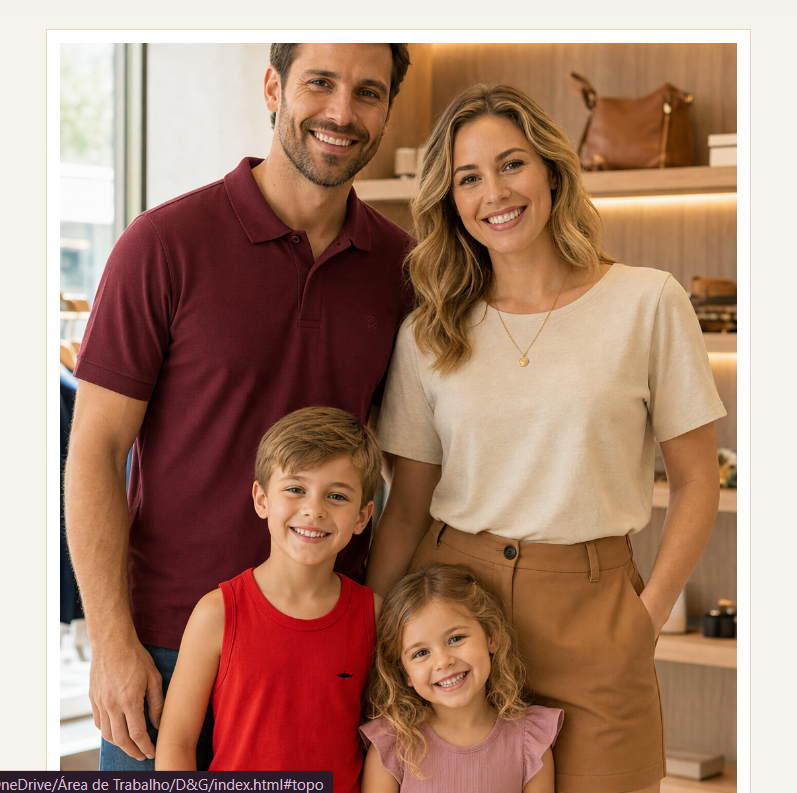
#> input picture assets/_img1.png, 797 x 793 px; its folder holds only this picture in this run
$ python vary_backgrounds.py ../assets/_img1.png
#> lines starting #> are read from the running program, lines starting #| are printed output that depends on the picture; after the words box and inside, x2 and y2 are one past the last pixel; in counts of white or black regions, pixels touching at a corner belong together
"""
Replace studio backgrounds with VARIED gradients (angles / radial).
Fast NumPy version — no rembg required.
"""
from __future__ import annotations

import hashlib
import math
import sys
from pathlib import Path

import numpy as np
from PIL import Image

ROOT = Path(__file__).resolve().parent.parent
ASSETS = ROOT / "assets"

WINE_DEEP = (110, 14, 20)
WINE_TOP = (138, 16, 24)
WINE_MID = (196, 30, 42)
WINE_SOFT = (224, 70, 80)
GOLD = (201, 167, 106)
CREAM = (246, 242, 238)
WHITE = (255, 252, 249)

PALETTES = [
    [(0.0, WINE_DEEP), (0.4, WINE_MID), (1.0, CREAM)],
    [(0.0, CREAM), (0.55, WINE_MID), (1.0, WINE_DEEP)],
    [(0.0, WINE_TOP), (0.35, WINE_SOFT), (0.7, GOLD), (1.0, CREAM)],
    [(0.0, WINE_MID), (0.5, CREAM), (1.0, WHITE)],
    [(0.0, WINE_DEEP), (0.5, GOLD), (1.0, CREAM)],
    [(0.0, CREAM), (0.45, GOLD), (1.0, WINE_TOP)],
]

STYLES = [
    ("linear", 0),
    ("linear", 15),
    ("linear", 30),
    ("linear", 45),
    ("linear", 60),
    ("linear", 90),
    ("linear", 120),
    ("linear", 135),
    ("linear", 180),
    ("linear", 225),
    ("linear", 270),
    ("linear", 315),
    ("radial", 0.5, 0.35),
    ("radial", 0.3, 0.3),
    ("radial", 0.7, 0.25),
    ("radial", 0.5, 0.7),
    ("radial", 0.2, 0.8),
    ("radial", 0.8, 0.6),
]


def style_for_name(name: str):
    idx = int(hashlib.md5(name.encode()).hexdigest()[:8], 16)
    return STYLES[idx % len(STYLES)], idx % len(PALETTES)


def colorize_field(t: np.ndarray, stops) -> np.ndarray:
    """Map scalar field t (0..1) to RGB using color stops. Returns HxWx3 uint8."""
    out = np.zeros(t.shape + (3,), dtype=np.float32)
    t = np.clip(t, 0.0, 1.0)
    for i in range(len(stops) - 1):
        t0, c0 = stops[i]
        t1, c1 = stops[i + 1]
        mask = (t >= t0) & (t <= t1)
        if not np.any(mask):
            continue
        u = (t[mask] - t0) / max(t1 - t0, 1e-6)
        for ch in range(3):
            out[..., ch][mask] = c0[ch] + (c1[ch] - c0[ch]) * u
    # edges
    out[t <= stops[0][0]] = stops[0][1]
    out[t >= stops[-1][0]] = stops[-1][1]
    return np.clip(out, 0, 255).astype(np.uint8)


def linear_gradient(h: int, w: int, angle_deg: float, palette_idx: int) -> np.ndarray:
    stops = PALETTES[palette_idx % len(PALETTES)]
    yy, xx = np.mgrid[0:h, 0:w].astype(np.float32)
    ang = math.radians(angle_deg)
    # project onto angle axis
    proj = xx * math.cos(ang) + yy * math.sin(ang)
    t = (proj - proj.min()) / max(float(proj.max() - proj.min()), 1e-6)
    return colorize_field(t, stops)


# [8 lines left out: function radial_gradient, not called in this run]


def studio_bg_mask(rgb: np.ndarray) -> np.ndarray:
    """Float mask 0..1 — high where pixel looks like wine/cream studio backdrop."""
    r = rgb[..., 0].astype(np.float32)
    g = rgb[..., 1].astype(np.float32)
    b = rgb[..., 2].astype(np.float32)
    mask = np.zeros(r.shape, dtype=np.float32)

    cream = (r > 210) & (g > 200) & (b > 190) & (np.abs(r - g) < 30) & (np.abs(g - b) < 30)
    wine = (r > 70) & (r > g + 25) & (r > b + 25) & (g < 120) & (b < 120)
    wine_deep = wine & (g < 90) & (b < 90)
    soft = (r > 140) & (r < 230) & (g > 40) & (g < 140) & (b > 40) & (b < 140) & (r > g) & (r > b)
    soft = soft & ((r - np.minimum(g, b)) / np.maximum(r, 1) > 0.25)

    mask[cream] = 1.0
    mask[wine_deep] = 0.92
    mask[wine & ~wine_deep] = 0.65
    mask[soft] = np.maximum(mask[soft], 0.55)

    # blur soft edges
    from PIL import ImageFilter

    m_img = Image.fromarray((mask * 255).astype(np.uint8), mode="L")
    m_img = m_img.filter(ImageFilter.GaussianBlur(radius=8))
    return np.asarray(m_img, dtype=np.float32) / 255.0


def rebackground(path: Path) -> str:
    img = Image.open(path).convert("RGB")
    rgb = np.asarray(img)
    h, w = rgb.shape[:2]
    style, palette = style_for_name(path.name)
    if style[0] == "linear":
        bg = linear_gradient(h, w, float(style[1]), palette)
    else:
        bg = radial_gradient(h, w, float(style[1]), float(style[2]), palette)

    alpha = studio_bg_mask(rgb)[..., None]
    out = (bg.astype(np.float32) * alpha + rgb.astype(np.float32) * (1.0 - alpha)).astype(np.uint8)
    result = Image.fromarray(out, mode="RGB")
    if path.suffix.lower() in {".jpg", ".jpeg"}:
        result.save(path, quality=92, optimize=True)
    else:
        result.save(path, optimize=True)
    return f"{style[0]}{list(style[1:])} pal={palette}"


def list_targets(argv):
    only = [a for a in argv if not a.startswith("--")]
    if only:
        return only
    names = []
    for f in sorted(ASSETS.iterdir()):
        if f.is_file() and f.name.startswith(("fem-", "masc-", "inf-")) and f.suffix.lower() in {
            ".jpg",
            ".jpeg",
            ".png",
            ".webp",
        }:
            names.append(f.name)
    return names


def main() -> int:
    targets = list_targets(sys.argv[1:])
    print(f"Varying backgrounds on {len(targets)} image(s)…", flush=True)
    ok = fail = 0
    for name in targets:
        path = ASSETS / name
        print(f"> {name}", flush=True)
        try:
            label = rebackground(path)
#> after the loop in colorize_field, `for i in range(len(stops) - 1):`:
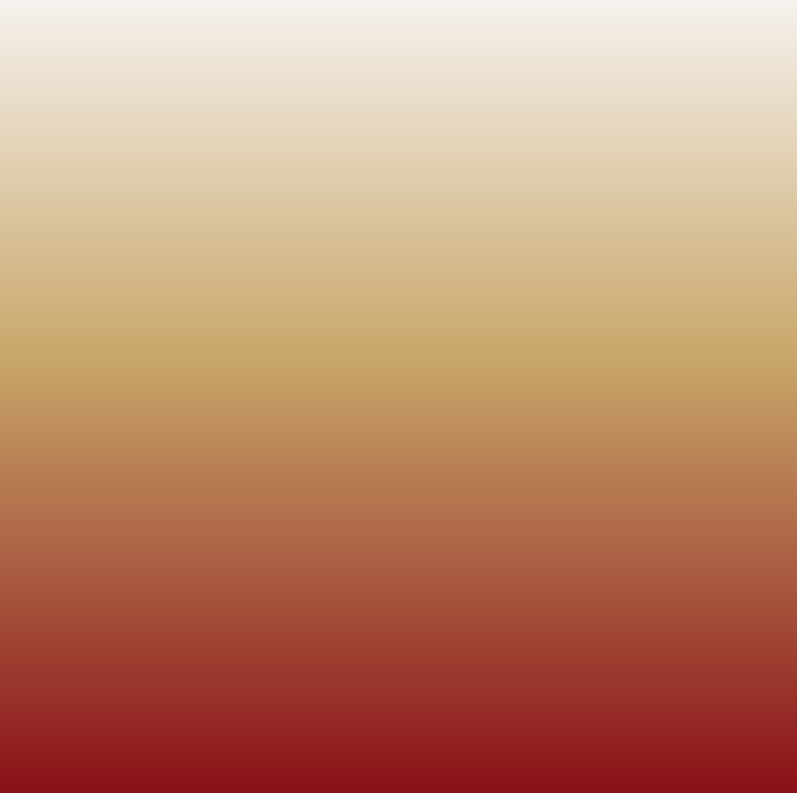
#> out: shape (793, 797, 3) float32; mean of channels 0, 1, 2 193.8, 142.3, 113.1; drawn as R, G, B
#> in studio_bg_mask, `g = rgb[..., 1].astype(np.float32)`:
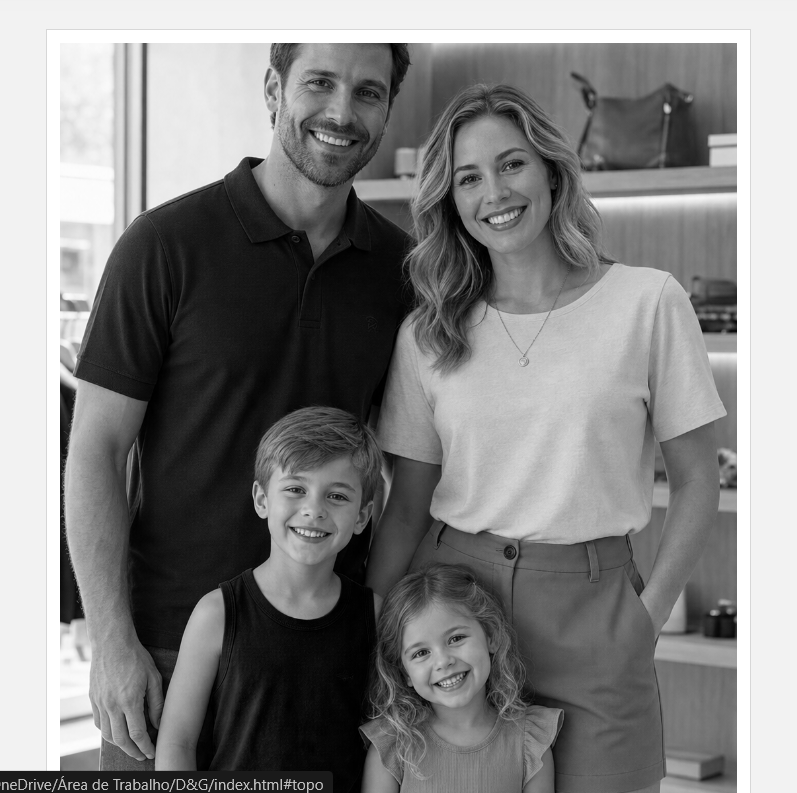
#> g: shape (793, 797) float32; min 0, max 255, mean 131.1
#> in studio_bg_mask, `b = rgb[..., 2].astype(np.float32)`:
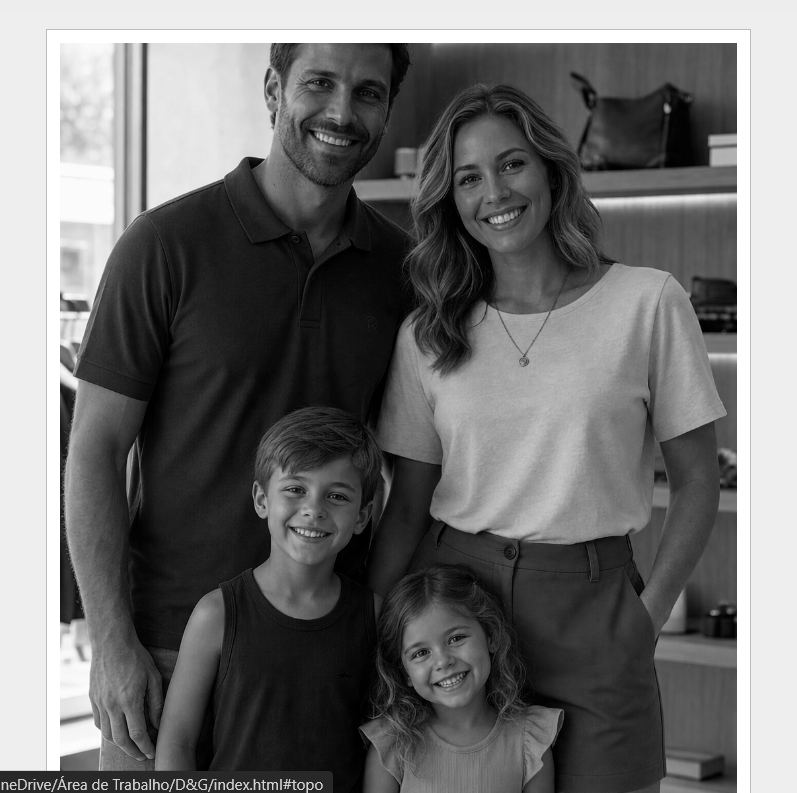
#> b: shape (793, 797) float32; min 0, max 255, mean 111.6
#> in studio_bg_mask, `cream = (r > 210) & (g > 200) & (b > 190) & (np.abs(r - g) < 30) & (np..`:
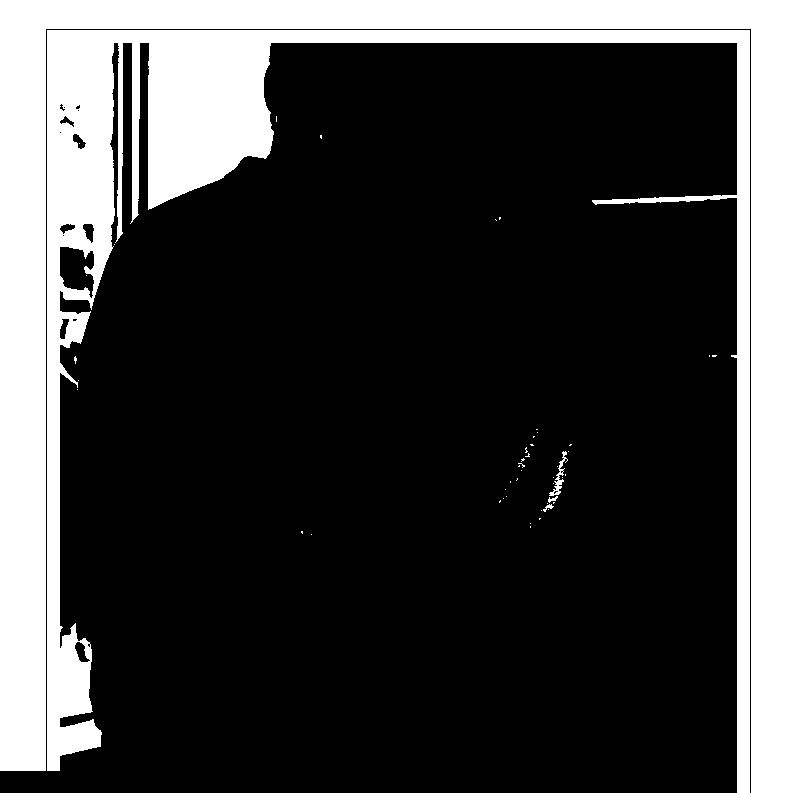
#> cream: shape (793, 797) bool; 24.8% white; 49 white regions (44 under 20 px), largest, box (x1, y1, x2, y2) and area: (0, 0, 797, 793) 92389, (47, 30, 750, 793) 63649, (549, 451, 568, 496) 209, (543, 504, 554, 512) 35, (548, 496, 558, 503) 32
#> in studio_bg_mask, `soft = (r > 140) & (r < 230) & (g > 40) & (g < 140) & (b > 40) & (b < ..`:
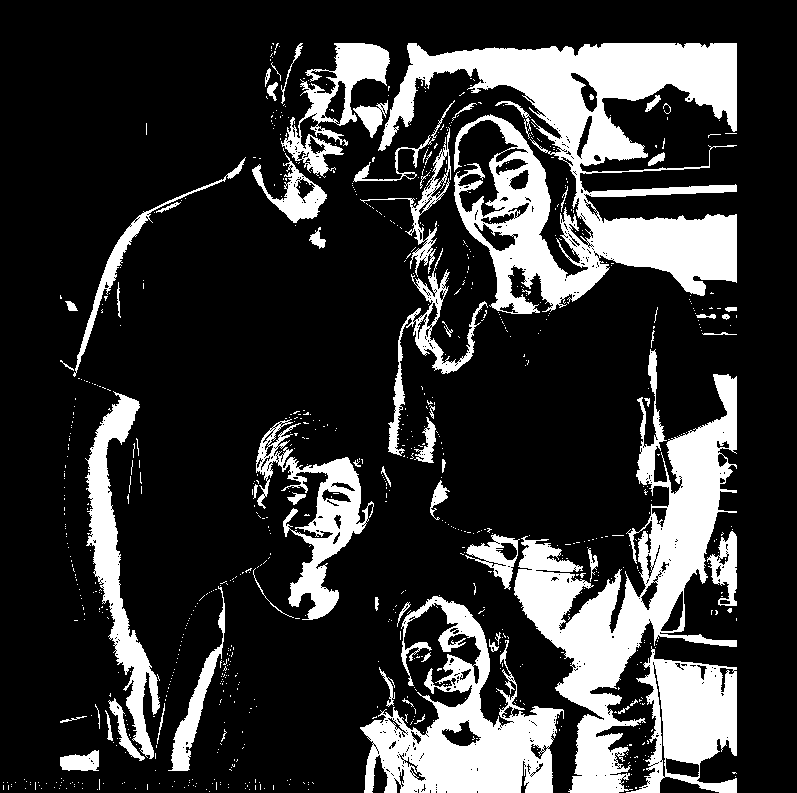
#> soft: shape (793, 797) bool; 21.1% white; 861 white regions (792 under 20 px), largest, box (x1, y1, x2, y2) and area: (378, 43, 737, 314) 41300, (514, 349, 737, 793) 28047, (360, 596, 564, 793) 16750
#> in studio_bg_mask, `m_img = m_img.filter(ImageFilter.GaussianBlur(radius=8))`:
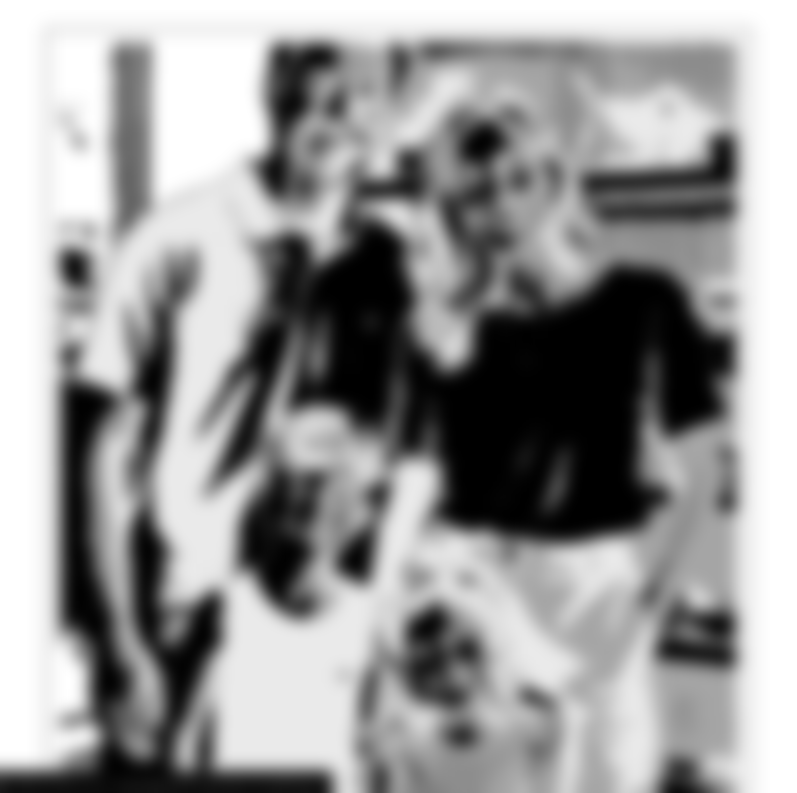
#> m_img: PIL image 797x793 L; min 0, max 255, mean 152.4
#> in rebackground, `out = (bg.astype(np.float32) * alpha + rgb.astype(np.float32) * (1.0 -..`:
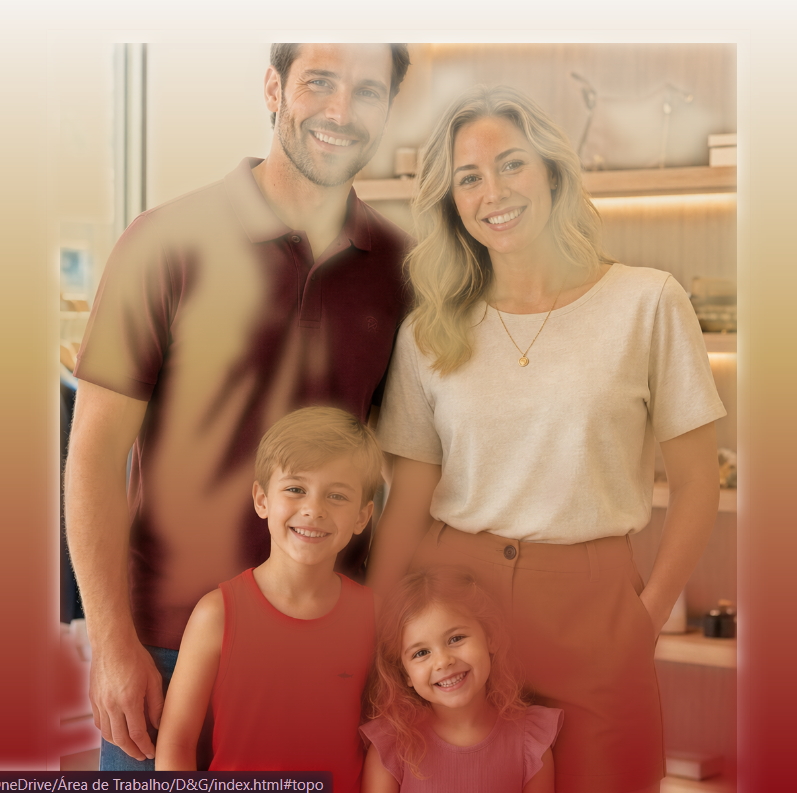
#> out: shape (793, 797, 3); mean of channels 0, 1, 2 179.3, 132.9, 107.5; drawn as R, G, B
            print(f"  ok ({label})", flush=True)
            ok += 1
        except Exception as exc:  # noqa: BLE001
            print(f"  fail {exc}", flush=True)
            fail += 1
    print(f"\nDone. ok={ok} fail={fail}", flush=True)
    return 1 if fail else 0


if __name__ == "__main__":
    raise SystemExit(main())
#> (the program exits here)

$ run again, on assets/familia-imperio.jpg
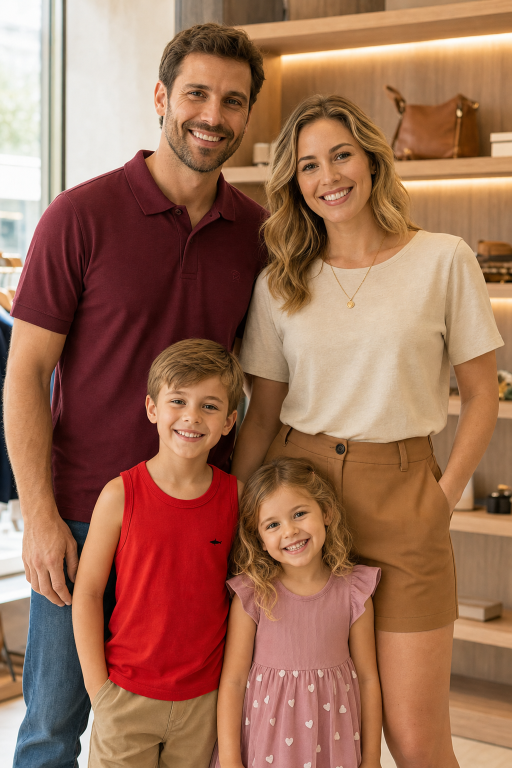
#> input picture assets/familia-imperio.jpg, 1024 x 1536 px (shown at 1/2 size)
#> in rebackground, img is the input picture: PIL image 1024x1536 RGB; mean R, G, B 157.3, 109.5, 86.2
#> in studio_bg_mask, `cream = (r > 210) & (g > 200) & (b > 190) & (np.abs(r - g) < 30) & (np..`:
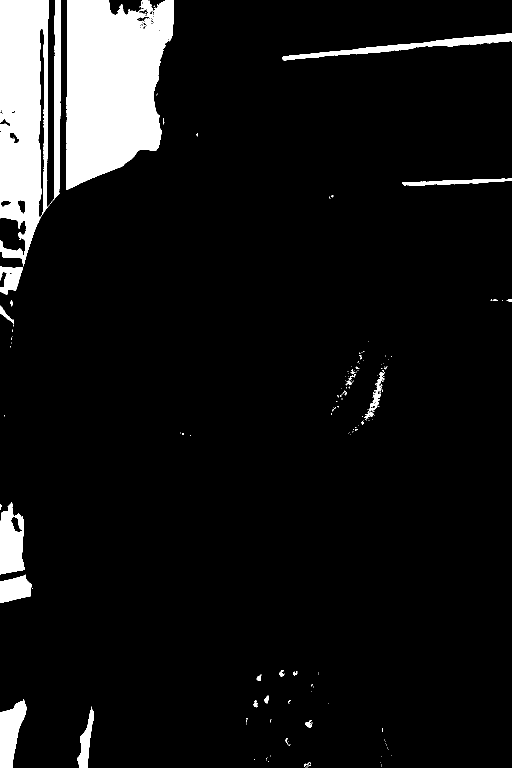
#> cream: shape (1536, 1024) bool (shown at 1/2 size); 8.3% white; 180 white regions (150 under 20 px), largest, box (x1, y1, x2, y2) and area: (132, 0, 347, 380) 61990, (0, 0, 100, 533) 40268, (0, 1005, 49, 1149) 5186
#> wine: shape (1536, 1024) bool; 45.3% white; 2078 white regions (1989 under 20 px), largest, box (x1, y1, x2, y2) and area: (20, 0, 1024, 1536) 678042, (952, 401, 1024, 568) 6494, (567, 0, 773, 42) 6208
#> wine_deep: shape (1536, 1024) bool; 26.5% white; 1961 white regions (1801 under 20 px), largest, box (x1, y1, x2, y2) and area: (23, 300, 886, 1536) 301870, (349, 47, 628, 340) 19436, (787, 189, 1016, 322) 16033
#> in rebackground, `out = (bg.astype(np.float32) * alpha + rgb.astype(np.float32) * (1.0 -..`:
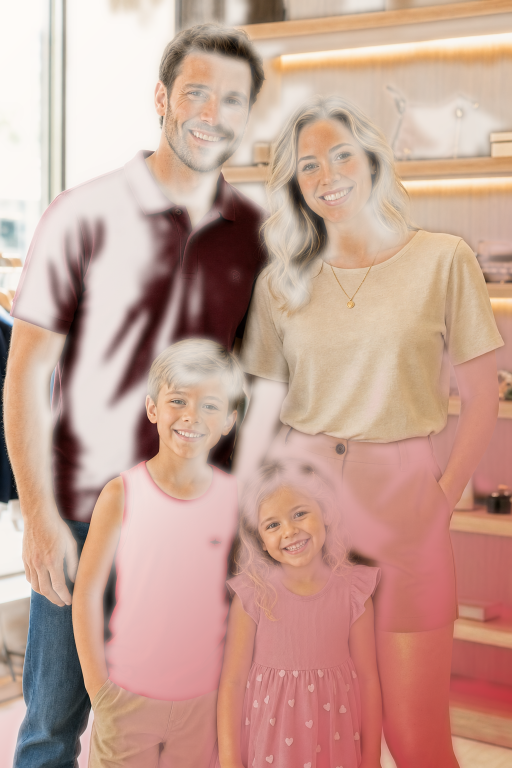
#> out: shape (1536, 1024, 3) (shown at 1/2 size); mean of channels 0, 1, 2 198.5, 161.8, 148.7; drawn as R, G, B
